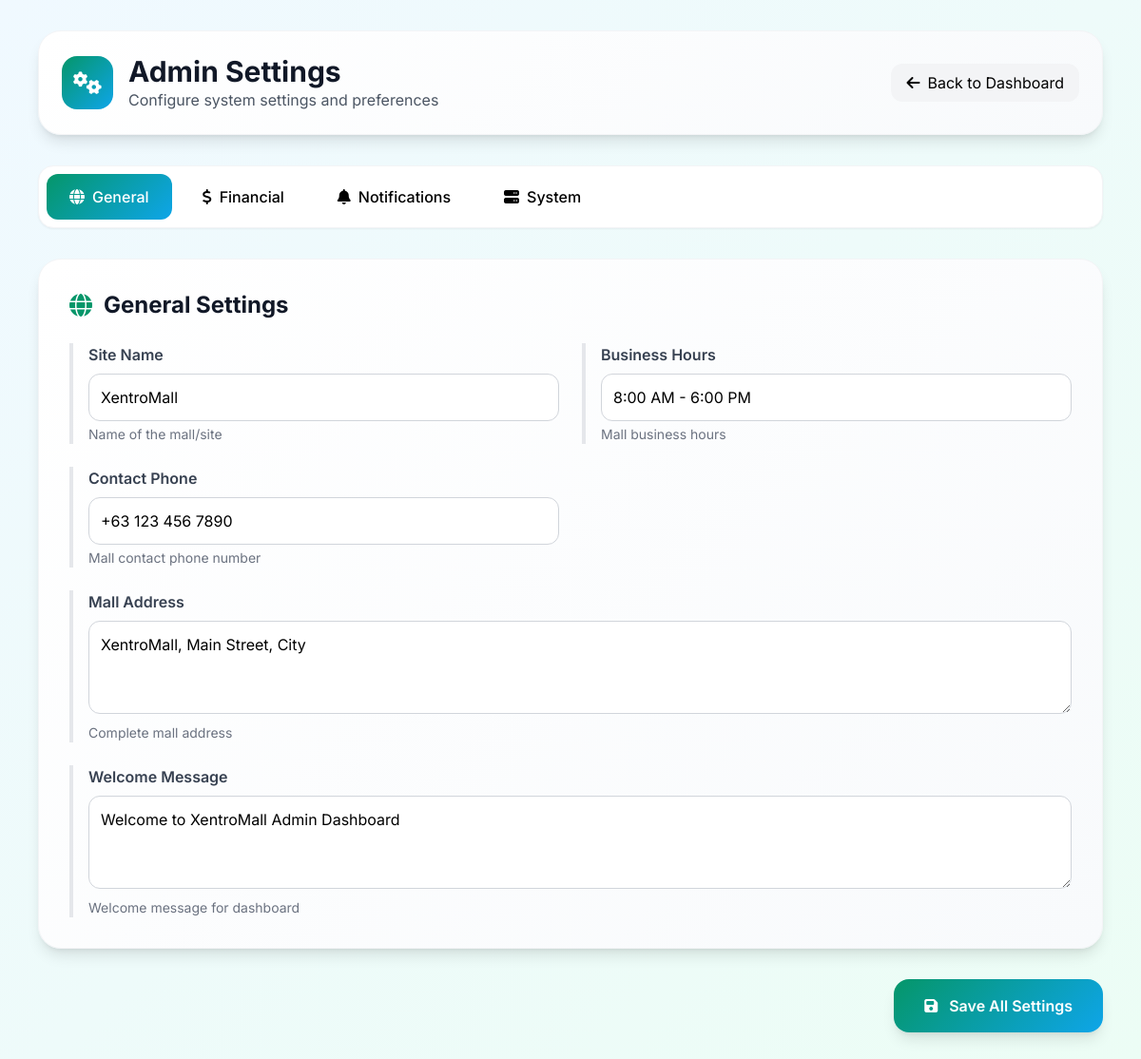
The page /settings.php (signed in) on the database its author committed.
### tables this page shows
CREATE TABLE `admin_settings` (
  `id` int(11) NOT NULL,
  `setting_key` varchar(100) NOT NULL,
  `setting_value` text DEFAULT NULL,
  `setting_type` enum('text','email','number','boolean','textarea') DEFAULT 'text',
  `description` text DEFAULT NULL,
  `created_at` timestamp NOT NULL DEFAULT current_timestamp(),
  `updated_at` timestamp NOT NULL DEFAULT current_timestamp() ON UPDATE current_timestamp()
);

### settings.php (the view, shortened to what this page needs)
<?php
require 'config.php';
try {
    $pdo->exec("
        CREATE TABLE IF NOT EXISTS admin_settings (
            id INT AUTO_INCREMENT PRIMARY KEY,
            setting_key VARCHAR(100) NOT NULL UNIQUE,
            setting_value TEXT,
            setting_type ENUM('text', 'email', 'number', 'boolean', 'textarea') DEFAULT 'text',
            description TEXT,
            created_at TIMESTAMP DEFAULT CURRENT_TIMESTAMP,
            updated_at TIMESTAMP DEFAULT CURRENT_TIMESTAMP ON UPDATE CURRENT_TIMESTAMP
        )
    ");
} catch (Exception $e) {
    error_log("Settings table creation error: " . $e->getMessage());
}
$settings = [];
try {
    $stmt = $pdo->query("SELECT setting_key, setting_value, setting_type, description FROM admin_settings ORDER BY setting_key");
    while ($row = $stmt->fetch()) {
        $settings[$row['setting_key']] = [
            'value' => $row['setting_value'],
            'type' => $row['setting_type'],
            'description' => $row['description']
        ];
    }
} catch (Exception $e) {
    error_log("Settings fetch error: " . $e->getMessage());
}
?>
<!DOCTYPE html>
<html lang="en">
<head>
    <script src="https://cdn.tailwindcss.com"></script>
    <link href="https://cdnjs.cloudflare.com/ajax/libs/font-awesome/6.4.0/css/all.min.css" rel="stylesheet"/>
</head>
<body class="min-h-screen">
    <div class="max-w-6xl mx-auto px-4 py-8">
        <div class="gradient-card rounded-3xl p-6 shadow-lg border border-gray-100 mb-8">
            <div class="flex items-center justify-between">
                <div class="flex items-center gap-4">
                    <div class="gradient-primary p-3 rounded-2xl">
                        <i class="fas fa-cogs text-white text-2xl"></i>
                    </div>
                    <div>
                        <h1 class="text-3xl font-bold text-gray-900">Admin Settings</h1>
                        <p class="text-gray-600">Configure system settings and preferences</p>
                    </div>
                </div>
                <a href="admin_dashboard.php" class="flex items-center gap-2 px-4 py-2 bg-gray-100 hover:bg-gray-200 rounded-xl transition-colors">
                    <i class="fas fa-arrow-left"></i>
                    <span>Back to Dashboard</span>
                </a>
            </div>
        </div>
        <div class="mb-8">
            <div class="flex flex-wrap gap-2 bg-white p-2 rounded-2xl shadow-sm border border-gray-100">
                <button class="tab-button active px-6 py-3 rounded-xl font-medium" data-tab="general">
                    <i class="fas fa-globe mr-2"></i>General
                </button>
                <button class="tab-button px-6 py-3 rounded-xl font-medium" data-tab="financial">
                    <i class="fas fa-dollar-sign mr-2"></i>Financial
                </button>
                <button class="tab-button px-6 py-3 rounded-xl font-medium" data-tab="notifications">
                    <i class="fas fa-bell mr-2"></i>Notifications
                </button>
                <button class="tab-button px-6 py-3 rounded-xl font-medium" data-tab="system">
                    <i class="fas fa-server mr-2"></i>System
                </button>
            </div>
        </div>
        <form method="POST" action="settings.php" class="space-y-8">
            <div id="general-tab" class="tab-content">
                <div class="gradient-card rounded-3xl p-8 shadow-lg border border-gray-100">
                    <h2 class="text-2xl font-bold text-gray-900 mb-6 flex items-center gap-3">
                        <i class="fas fa-globe text-emerald-600"></i>
                        General Settings
                    </h2>
                    <div class="grid grid-cols-1 lg:grid-cols-2 gap-6">
                        <div class="setting-group">
                            <label for="site_name" class="block font-semibold text-gray-700 mb-2">Site Name</label>
                            <input type="text" id="site_name" name="site_name"
                                   value="<?php echo htmlspecialchars($settings['site_name']['value'] ?? ''); ?>"
                                   class="w-full border border-gray-300 rounded-xl p-3 focus:ring-2 focus:ring-emerald-500 focus:border-emerald-500"
                                   required />
                            <p class="text-sm text-gray-500 mt-1"><?php echo htmlspecialchars($settings['site_name']['description'] ?? ''); ?></p>
                        </div>
                        <div class="setting-group">
                            <label for="business_hours" class="block font-semibold text-gray-700 mb-2">Business Hours</label>
                            <input type="text" id="business_hours" name="business_hours"
                                   value="<?php echo htmlspecialchars($settings['business_hours']['value'] ?? ''); ?>"
                                   class="w-full border border-gray-300 rounded-xl p-3 focus:ring-2 focus:ring-emerald-500 focus:border-emerald-500" />
                            <p class="text-sm text-gray-500 mt-1"><?php echo htmlspecialchars($settings['business_hours']['description'] ?? ''); ?></p>
                        </div>
                        <div class="setting-group">
                            <label for="contact_phone" class="block font-semibold text-gray-700 mb-2">Contact Phone</label>
                            <input type="text" id="contact_phone" name="contact_phone"
                                   value="<?php echo htmlspecialchars($settings['contact_phone']['value'] ?? ''); ?>"
                                   class="w-full border border-gray-300 rounded-xl p-3 focus:ring-2 focus:ring-emerald-500 focus:border-emerald-500" />
                            <p class="text-sm text-gray-500 mt-1"><?php echo htmlspecialchars($settings['contact_phone']['description'] ?? ''); ?></p>
                        </div>
                        <div class="setting-group lg:col-span-2">
                            <label for="mall_address" class="block font-semibold text-gray-700 mb-2">Mall Address</label>
                            <textarea id="mall_address" name="mall_address" rows="3"
                                      class="w-full border border-gray-300 rounded-xl p-3 focus:ring-2 focus:ring-emerald-500 focus:border-emerald-500"><?php echo htmlspecialchars($settings['mall_address']['value'] ?? ''); ?></textarea>
                            <p class="text-sm text-gray-500 mt-1"><?php echo htmlspecialchars($settings['mall_address']['description'] ?? ''); ?></p>
                        </div>
                        <div class="setting-group lg:col-span-2">
                            <label for="welcome_message" class="block font-semibold text-gray-700 mb-2">Welcome Message</label>
                            <textarea id="welcome_message" name="welcome_message" rows="3"
                                      class="w-full border border-gray-300 rounded-xl p-3 focus:ring-2 focus:ring-emerald-500 focus:border-emerald-500"><?php echo htmlspecialchars($settings['welcome_message']['value'] ?? ''); ?></textarea>
                            <p class="text-sm text-gray-500 mt-1"><?php echo htmlspecialchars($settings['welcome_message']['description'] ?? ''); ?></p>
                        </div>
                    </div>
                </div>
            </div>
            <div class="flex justify-end">
                <button type="submit" class="gradient-primary text-white px-8 py-4 rounded-2xl font-semibold hover-lift flex items-center gap-3 shadow-lg">
                    <i class="fas fa-save"></i>
                    Save All Settings
                </button>
            </div>
        </form>
    </div>
</body>
</html>

### settings.php (style rules this page uses)
body { font-family: "Inter", sans-serif; background: linear-gradient(135deg, #f0f9ff 0%, #ecfdf5 100%); }
.gradient-primary { background: linear-gradient(135deg, #059669 0%, #0ea5e9 100%); }
.gradient-card { background: linear-gradient(135deg, #ffffff 0%, #f8fafc 100%); }
.hover-lift { transition: all 0.3s cubic-bezier(0.4, 0, 0.2, 1); }
.tab-button { transition: all 0.3s ease; }
.tab-button.active { background: linear-gradient(135deg, #059669 0%, #0ea5e9 100%); color: white; }
.setting-group { border-left: 4px solid #e5e7eb; padding-left: 1rem; transition: border-color 0.3s ease; }

### rows shown on the page
admin_settings: site_name "XentroMall", description "Name of the mall/site"
admin_settings: business_hours "8:00 AM - 6:00 PM", description "Mall business hours"
admin_settings: contact_phone "+63 123 456 7890", description "Mall contact phone number"
admin_settings: mall_address "XentroMall, Main Street, City", description "Complete mall address"
admin_settings: welcome_message "Welcome to XentroMall Admin Dashboard", description "Welcome message for dashboard"
